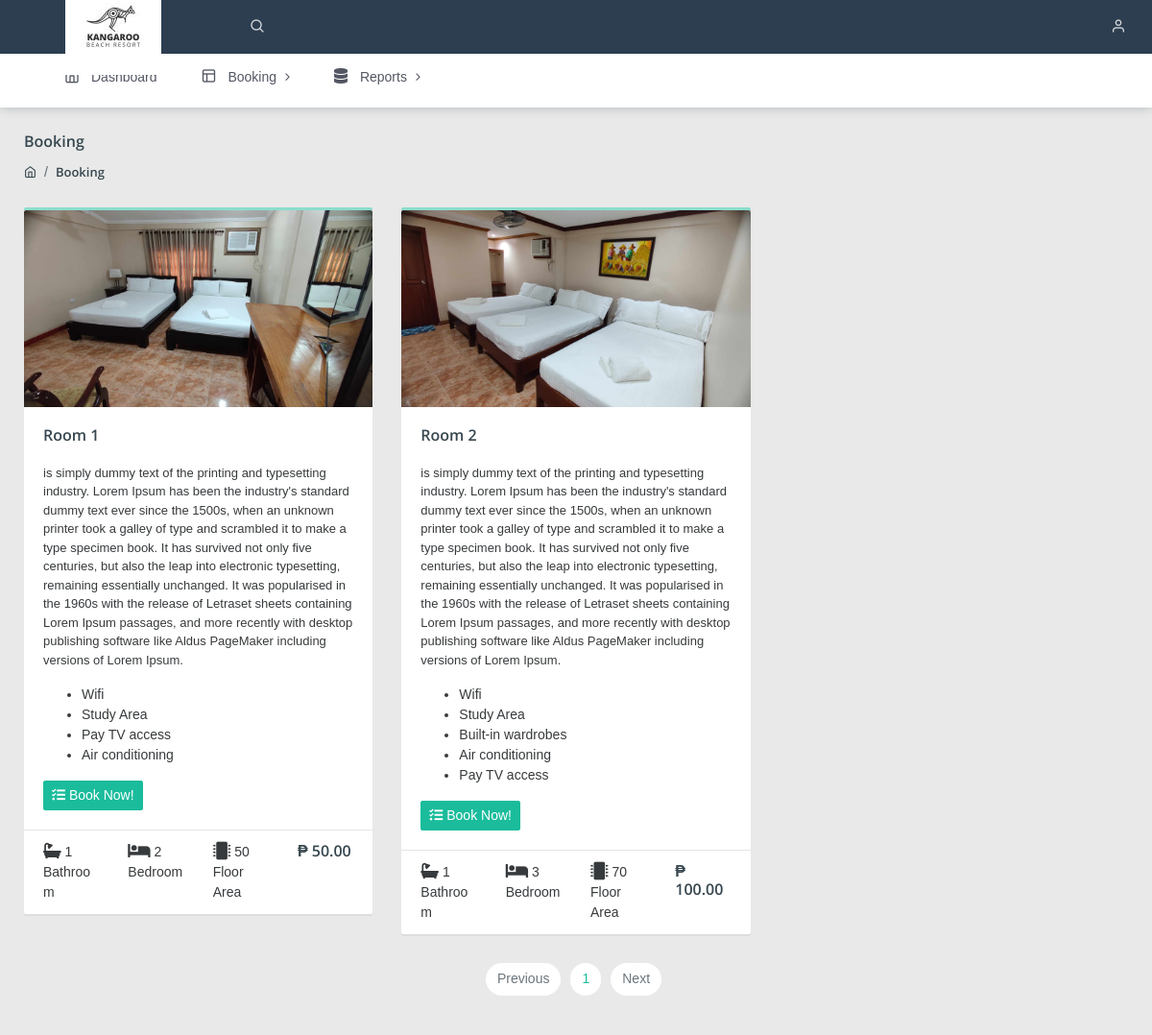
The page /clients/booking.php (signed in) on the database its author committed.
### tables this page shows
CREATE TABLE IF NOT EXISTS `rooms` (
  `id` bigint NOT NULL AUTO_INCREMENT,
  `room_name` varchar(255) NOT NULL,
  `good_for` int NOT NULL DEFAULT '0',
  `Image` text NOT NULL,
  `details` text NOT NULL,
  `Bedroom` int NOT NULL DEFAULT '0',
  `Baths` int NOT NULL DEFAULT '0',
  `floor_area` int NOT NULL DEFAULT '0',
  `Rate` decimal(20,6) NOT NULL DEFAULT '0.000000',
  `active` int DEFAULT '1',
  PRIMARY KEY (`id`)
);

CREATE TABLE IF NOT EXISTS `setuprooms` (
  `id` bigint NOT NULL AUTO_INCREMENT,
  `room_id` int NOT NULL DEFAULT '0',
  `amenities_id` int NOT NULL DEFAULT '0',
  PRIMARY KEY (`id`)
);

CREATE TABLE IF NOT EXISTS `amenities` (
  `id` bigint NOT NULL AUTO_INCREMENT,
  `amenities` varchar(255) NOT NULL DEFAULT '',
  `icons` varchar(50) DEFAULT NULL,
  `active` int NOT NULL DEFAULT '1',
  PRIMARY KEY (`id`)
);

### clients/booking.php (the view, shortened to what this page needs)
<?php include('../include/client_session.php'); ?>
<!DOCTYPE html>
<html lang="en">
<head>
    <link rel="stylesheet" href="https://cdnjs.cloudflare.com/ajax/libs/font-awesome/6.5.2/css/font-awesome.min.css">
    <link rel="stylesheet" href="../assets/css/style.css">
</head>
<body class="">
	<?php include('../include/navbar.php') ?>
	<?php include('../include/header.php') ?>
<div class="pcoded-main-container">
    <div class="pcoded-content">
        <div class="page-header">
            <div class="page-block">
                <div class="row align-items-center">
                    <div class="col-md-12">
                        <div class="page-header-title">
                            <h5 class="m-b-10">Booking</h5>
                        </div>
                        <ul class="breadcrumb">
                            <li class="breadcrumb-item"><a href="/"><i class="feather icon-home"></i></a></li>
                            <li class="breadcrumb-item"><a href="booking.php">Booking</a></li>
                        </ul>
                    </div>
                </div>
            </div>
        </div>
        <div class="row">
            <?php
                if (isset($_GET['pageno'])) {
                    $pageno = $_GET['pageno'];
                } else {
                    $pageno = 1;
                }
                $no_of_records_per_page = 12;
                $offset = ($pageno-1) * $no_of_records_per_page;
                $total_pages_sql = "SELECT COUNT(*) FROM rooms";
                $result = mysqli_query($con,$total_pages_sql);
                $total_rows = mysqli_fetch_array($result)[0];
                $total_pages = ceil($total_rows / $no_of_records_per_page);
                $sql = "SELECT * FROM rooms LIMIT $offset, $no_of_records_per_page";
                $res_data = mysqli_query($con,$sql);
                while($row = mysqli_fetch_array($res_data)){
                  $id = $row["id"];
            ?>
            <div class="col-md-4">
                <div class="card">
					<img class="img-fluid card-img-top" src="../images/<?php echo $row['Image']; ?>" alt="Card image cap">
					<div class="card-body">
						<h5 class="card-title"><?php echo $row['room_name']; ?></h5>
						<p class="card-text"><?php echo $row['details']; ?></p>
                        <ul>
                                    <?php $query1 = mysqli_query($con, "SELECT setuprooms.id, amenities.amenities FROM setuprooms INNER JOIN amenities ON amenities.id=setuprooms.amenities_id WHERE setuprooms.room_id = '$id'");
                                    while($row1 = mysqli_fetch_array($query1)){ ?>
                                    <li id="<?php echo $row1['id']; ?>"><?php echo $row1['amenities']; ?></li>
                                    <?php } ?>
                                </ul>
                        <a href="rooms.php?id=<?php echo $row['id']; ?>" class="btn btn-primary btn-sm"><i class="fas fa-list-check"></i> Book Now!</a>
					</div>
					<div class="card-footer">
                        <div class="row">
                            <div class="col-md-3">
                                <i class="fa fa-bath fa-lg"></i> <?php echo $row['Baths']; ?> <br> Bathroom
                            </div>
                            <div class="col-md-3">
                                <i class="fa fa-bed fa-lg"></i> <?php echo $row['Bedroom']; ?> <br> Bedroom
                            </div>
                            <div class="col-md-3">
                                <i class="fa fa-microchip fa-lg"></i> <?php echo $row['floor_area']; ?> <br> Floor Area
                            </div>
                            <div class="col-md-3">
                                <h5>&#8369; <?php echo number_format($row['Rate'], 2); ?></h5>
                            </div>
                        </div>
					</div>
				</div>
            </div>
            <?php } ?>
        </div>
        <nav aria-label="Page navigation example">
							<ul class="pagination justify-content-center">
								<li class="page-item <?php if($pageno <= 1){ echo 'disabled'; } ?>">
									<a class="page-link" href="<?php if($pageno <= 1){ echo '#'; } else { echo "?pageno=".($pageno - 1); } ?>" tabindex="-1">Previous</a>
								</li>
                                <?php
                                    for ($i = 1; $i <= $total_pages; $i++)
                                    {?>
                                        <li id="<?php echo $i;?>" class="page-item"><a class="page-link" href="?pageno=<?php echo $i;?>"><?php echo $i;?></a></li>
                                    <?php
                                    }
                                ?>
								<li class="page-item <?php if($pageno >= $total_pages){ echo 'disabled'; } ?>">
									<a class="page-link" href="<?php if($pageno >= $total_pages){ echo '#'; } else { echo "?pageno=".($pageno + 1); } ?>">Next</a>
								</li>
							</ul>
						</nav>
    </div>
</div>
</body>
</html>

### include/navbar.php (shortened to what this page needs)
<nav class="pcoded-navbar theme-horizontal menu-light">
        <div class="navbar-wrapper container">
            <div class="navbar-content sidenav-horizontal" id="layout-sidenav">
                <ul class="nav pcoded-inner-navbar sidenav-inner">
                    <li class="nav-item">
                        <a href="index.php" class="nav-link "><span class="pcoded-micon"><i class="feather icon-home"></i></span><span class="pcoded-mtext">Dashboard</span></a>
                    </li>
                    <?php if($_SESSION['role'] == 1) { ?>
                    <li class="nav-item pcoded-hasmenu">
                        <a href="" class="nav-link "><span class="pcoded-micon"><i class="feather icon-layout"></i></span><span class="pcoded-mtext">Entry</span></a>
                        <ul class="pcoded-submenu">
                            <li><a href="users.php">Users</a></li>
                            <li><a href="rooms.php">Rooms</a></li>
                            <li><a href="amenities.php">Amenities</a></li>
                            <li><a href="setuprooms.php">Rooms With Amenities</a></li>
                        </ul>
                    </li>
                    <li class="nav-item pcoded-hasmenu">
                        <a href="" class="nav-link "><span class="pcoded-micon"><i class="fas fa-calendar"></i></span><span class="pcoded-mtext">Reservation</span></a>
                        <ul class="pcoded-submenu">
                            <li><a href="pendingreservation.php">Pending Reservation</a></li>
                            <li><a href="acceptreservation.php">Accepted Reservation</a></li>
                            <li><a href="declinereservation.php">Decline Reservation</a></li>
                        </ul>
                    </li>
                    <li class="nav-item pcoded-hasmenu">
                        <a href="" class="nav-link "><span class="pcoded-micon"><i class="fas fa-database"></i></span><span class="pcoded-mtext">Reports</span></a>
                        <ul class="pcoded-submenu">
                            <li><a href="reservationreports.php">Reservation Reports</a></li>
                        </ul>
                    </li>
                    <?php } else { ?>
                    <li class="nav-item pcoded-hasmenu">
                        <a href="#" class="nav-link "><span class="pcoded-micon"><i class="feather icon-layout"></i></span><span class="pcoded-mtext">Booking</span></a>
                    </li>
                    <li class="nav-item pcoded-hasmenu">
                        <a href="" class="nav-link "><span class="pcoded-micon"><i class="fas fa-database"></i></span><span class="pcoded-mtext">Reports</span></a>
                    </li>
                    <?php } ?>
                </ul>
            </div>
        </div>
    </nav>

### include/header.php (shortened to what this page needs)
<header class="navbar pcoded-header navbar-expand-lg navbar-light header-dark">
				<div class="m-header">
					<a href="#!" class="b-brand">
						<img src="../images/logo.jpg" style="height: 100px;" alt="" class="logo">
					</a>
				</div>
				<div class="collapse navbar-collapse">
					<ul class="navbar-nav mr-auto">
						<li class="nav-item">
							<a href="#!" class="pop-search"><i class="feather icon-search"></i></a>
						</li>
					</ul>
					<ul class="navbar-nav ml-auto">
						<li>
							<div class="dropdown drp-user">
								<a href="#" class="dropdown-toggle" data-toggle="dropdown">
									<i class="feather icon-user"></i>
								</a>
							</div>
						</li>
					</ul>
				</div>
	</header>

### rows shown on the page
rooms: Image (picture), room_name "Room 1", details "is simply dummy text of the printing and typesetting industry. Lorem Ipsum has been the industry's standard dummy text ever since the 1500s, when an unknown printer took a galley of type and scrambled it to make a type specimen book. It has survived not only five centuries, but also the leap into electronic typesetting, remaining essentially unchanged. It was popularised in the 1960s with the release of Letraset sheets containing Lorem Ipsum passages, and more recently with desktop publishing software like Aldus PageMaker including versions of Lorem Ipsum.", Baths "1", Bedroom "2", floor_area "50", Rate "50.00"
setuprooms: amenities.amenities "Wifi"
setuprooms: amenities.amenities "Study Area"
setuprooms: amenities.amenities "Pay TV access"
setuprooms: amenities.amenities "Air conditioning"
rooms: Image (picture), room_name "Room 2", details "is simply dummy text of the printing and typesetting industry. Lorem Ipsum has been the industry's standard dummy text ever since the 1500s, when an unknown printer took a galley of type and scrambled it to make a type specimen book. It has survived not only five centuries, but also the leap into electronic typesetting, remaining essentially unchanged. It was popularised in the 1960s with the release of Letraset sheets containing Lorem Ipsum passages, and more recently with desktop publishing software like Aldus PageMaker including versions of Lorem Ipsum.", Baths "1", Bedroom "3", floor_area "70", Rate "100.00"
setuprooms: amenities.amenities "Wifi"
setuprooms: amenities.amenities "Study Area"
setuprooms: amenities.amenities "Built-in wardrobes"
setuprooms: amenities.amenities "Air conditioning"
setuprooms: amenities.amenities "Pay TV access"
